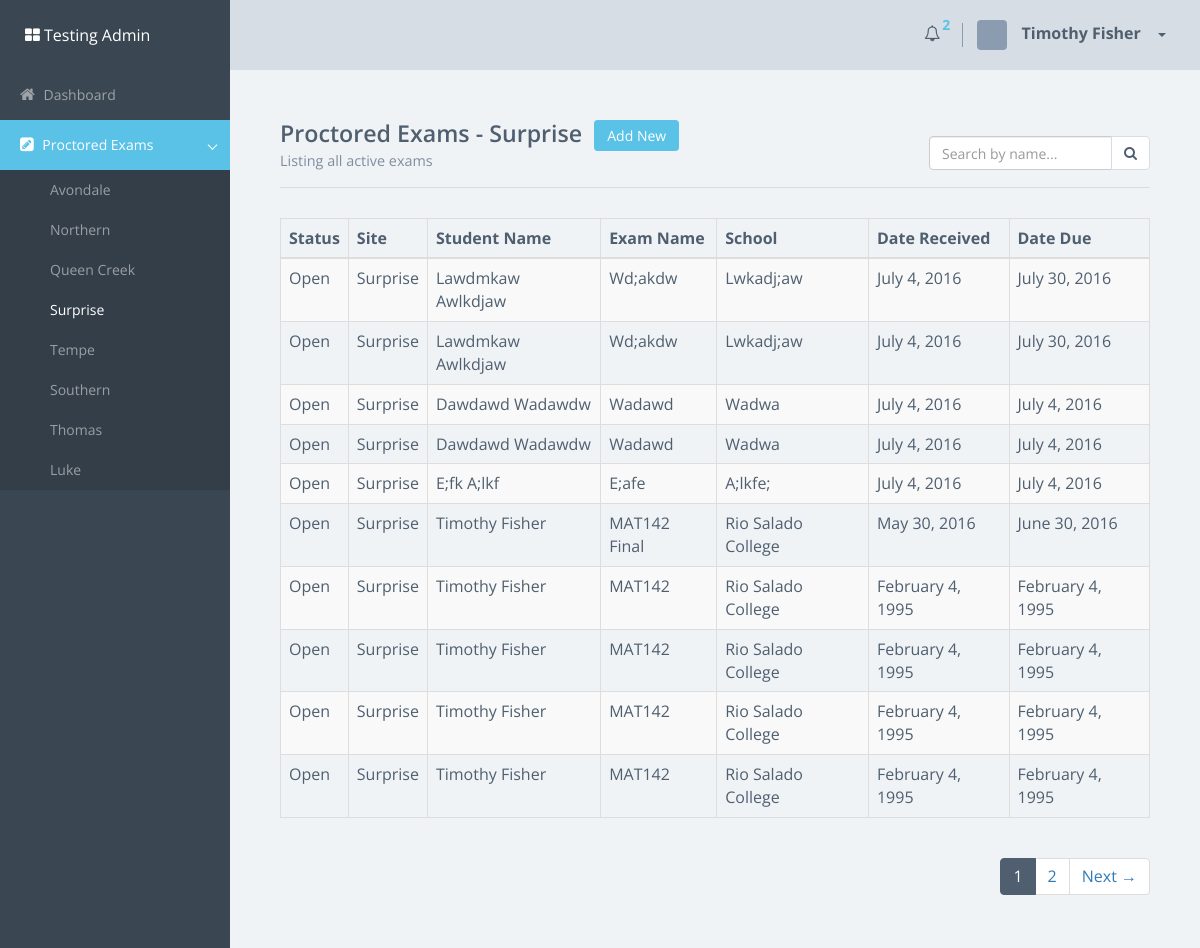
Page /index.php/proctored_exams/surprise on the committed database.
### tables this page shows
CREATE TABLE `exams` (
  `examID` int(11) NOT NULL AUTO_INCREMENT,
  `status` varchar(6) NOT NULL,
  `site` varchar(12) NOT NULL,
  `first_name` varchar(20) NOT NULL,
  `last_name` varchar(20) NOT NULL,
  `exam_name` varchar(40) NOT NULL,
  `institution` varchar(30) NOT NULL,
  `institution_email` varchar(40) DEFAULT NULL,
  `date_received` date NOT NULL,
  `date_due` date DEFAULT NULL,
  `fee` enum('yes','no') NOT NULL,
  `fee_specify` text,
  `timed` enum('yes','no') NOT NULL,
  `timed_specify` text,
  `books` enum('yes','no') NOT NULL,
  `books_specify` text,
  `notes` enum('yes','no') NOT NULL,
  `notes_specify` text,
  `calculator` enum('yes','no') NOT NULL,
  `calculator_specify` text,
  `dictionary` enum('yes','no') NOT NULL,
  `dictionary_specify` text,
  `return` varchar(100) DEFAULT NULL,
  `special` text,
  PRIMARY KEY (`examID`),
  FULLTEXT KEY `first_name` (`first_name`),
  FULLTEXT KEY `first_name_2` (`first_name`),
  FULLTEXT KEY `last_name` (`last_name`),
  FULLTEXT KEY `first_name_3` (`first_name`,`last_name`),
  FULLTEXT KEY `institution` (`institution`),
  FULLTEXT KEY `exam_name` (`exam_name`)
);

### index.php (called while the page is built, shortened)
<?php
require_once BASEPATH.'core/CodeIgniter.php';

### application/models/proctored_exam.php (called while the page is built, shortened)
<?php
	class Proctored_Exam extends CI_Model {
		public function get_exams($select = NULL, $params = NULL, $limit, $offset, $order = NULL) {
			if ($select) {
				$select_list = implode(', ', $select);
				$query = $this->db->select($select_list)
					->from('exams')
					->where($params)
					->order_by($order['field'], $order['direction']);
			} else {
				$query = $this->db->get_where('exams', $params)->order_by($order['field'], $order['direction']);
			}
			$tempdb = clone $this->db;
			$results['count'] = $tempdb->count_all_results();
			$results['data'] = $query->limit($limit, $offset)->get()->result();
			foreach ($results['data'] as $result) {
				$result->date_received = DateTime::createFromFormat('Y-m-d', $result->date_received)->format('F j, Y');
				$result->date_due = DateTime::createFromFormat('Y-m-d', $result->date_due)->format('F j, Y');
			}
			return $results;
		}
	}
?>

### application/views/proctored_exams/view.php (the view, shortened to what this page needs)
<div id="content">
	<div class="title-block">
		<h1 class="title">Proctored Exams - <?php echo ucwords($sub_page); ?>&nbsp;&nbsp;<a href="#" class="btn btn-primary btn-sm">Add New</a></h1>
		<p class="title-description">Listing all active exams</p>
		<div class="name-filter">
			<form class="form-inline" method="POST">
				<div class="input-group">
					<input type="text" name="name" class="form-control" placeholder="Search by name...">
					<span class="input-group-btn">
						<button class="btn btn-secondary">
							<i class="fa fa-search"></i>
						</button>
					</span>
				</div>
			</form>
		</div>
	</div>
	<section class="section">
		<div class="row">
			<div class="col-md-12">
				<div class="card">
					<div class="card-block">
						<section class="data">
							<div class="table-responsive">
								<table class="table table-striped table-bordered table-hover">
									<thead>
										<tr>
											<th>Status</th>
											<th>Site</th>
											<th>Student Name</th>
											<th>Exam Name</th>
											<th>School</th>
											<th>Date Received</th>
											<th>Date Due</th>
										</tr>
									</thead>
									<tbody>
									<?php foreach ($exams as $exam) { ?>
										<tr>
											<td><?php echo ucwords($exam->status); ?></td>
											<td><?php echo ucwords($exam->site); ?></td>
											<td><?php echo ucwords($exam->first_name) . ' ' . ucwords($exam->last_name); ?></td>
											<td><?php echo ucwords($exam->exam_name); ?></td>
											<td><?php echo ucwords($exam->institution); ?></td>
											<td><?php echo ucwords($exam->date_received); ?></td>
											<td><?php echo ucwords($exam->date_due); ?></td>
										</tr>
									<?php }  ?>
									</tbody>
								</table>
							</div>
							<?php echo $pagination; ?>
						</section>
					</div>
				</div>
			</div>
		</div>
	</section>
</div>

### application/controllers/proctored_exams.php (shortened to what this page needs)
<?php
	class Proctored_Exams extends CI_Controller {
		public function __construct() {
			$this->load->model('proctored_exam');
		}
		public function view($site) {
			$this->load->library('pagination');
			if ($this->input->get('page')) {
				$page = $this->input->get('page');
			} else {
				$page = 1;
			}
			$limit = 10;
			$offset = ($page-1)*$limit;
			$sidebar = array();
			$sidebar['current_page'] = 'proctored_exams';
			$sidebar['sub_page'] = $site;
			$data = array();
			$data['sub_page'] = $site;
			$select = array('status', 'site', 'first_name', 'last_name', 'exam_name', 'institution', 'date_received', 'date_due');
			$query_params = array(
				'site' => $site,
				'status' => 'open'
			);
			$order = array(
				'field' => 'date_received',
				'direction' => 'DESC'
			);
			$exams_data = $this->proctored_exam->get_exams($select, $query_params, $limit, $offset, $order);
			$data['exams'] = $exams_data['data'];
			$config['base_url'] = site_url('proctored_exams/'.$site);
			$config['total_rows'] = $exams_data['count'];
			$config['per_page'] = 10;
			$config['page_query_string'] = TRUE;
			$config['use_page_numbers'] = TRUE;
			$config['query_string_segment'] = 'page';
			$config['full_tag_open'] = '<div class="pull-right"><ul class="pagination">';
			$config['full_tag_close'] = '</ul></div>';
			$config['first_link'] = '&laquo; First';
			$config['first_tag_open'] = '<li class="prev page">';
			$config['first_tag_close'] = '</li>';
			$config['last_link'] = 'Last &raquo;';
			$config['last_tag_open'] = '<li class="next page">';
			$config['last_tag_close'] = '</li>';
			$config['next_link'] = 'Next &rarr;';
			$config['next_tag_open'] = '<li class="next page">';
			$config['next_tag_close'] = '</li>';
			$config['prev_link'] = '&larr; Previous';
			$config['prev_tag_open'] = '<li class="prev page">';
			$config['prev_tag_close'] = '</li>';
			$config['cur_tag_open'] = '<li class="active"><a href="">';
			$config['cur_tag_close'] = '</a></li>';
			$config['num_tag_open'] = '<li class="page">';
			$config['num_tag_close'] = '</li>';
			$config['anchor_class'] = 'follow_link';
			$this->pagination->initialize($config);
			$data['pagination'] = $this->pagination->create_links();
			$this->load->view('templates/header');
			$this->load->view('templates/sidebar', $sidebar);
			$this->load->view('templates/topbar');
			$this->load->view('proctored_exams/view', $data);
			$this->load->view('templates/footer');
		}
	}
?>

### application/views/templates/header.php (shortened to what this page needs)
<!DOCTYPE html>
<html lang="en">
<head>
  <link href="<?php echo base_url('assets/css/bootstrap.min.css'); ?>" rel="stylesheet">
  <link href="<?php echo base_url('assets/fonts/font-awesome/css/font-awesome.min.css'); ?>" rel="stylesheet">
  <link href="<?php echo base_url('assets/css/metisMenu.min.css'); ?>" rel="stylesheet">
  <link href="<?php echo base_url('assets/css/main.css'); ?>" rel="stylesheet">
</head>
<body>
<div id="main-wrapper">
<div class="app" id="app">

### application/views/templates/sidebar.php
<div class="sidebar">
	<div class="sidebar-container">
		<div class="sidebar-header">
			<div class="sidebar-brand">
				<i class="fa fa-th-large"></i>
				Testing Admin
			</div>
		</div>
		<nav id="sidebar-menu">
			<ul class="nav sidebar-menu metismenu">
				<li <?php echo ($current_page == 'dashboard') ? 'class="active"' : '';  ?>><a href="<?php echo site_url(); ?>"><i class="fa fa-home"></i> Dashboard</a></li>
				<li <?php echo ($current_page == 'proctored_exams') ? 'class="active dropdown-open"' : ''; ?>>
					<a href="#" class="has-arrow"><i class="fa fa-pencil-square"></i> Proctored Exams </a>
					<ul class="collapse <?php echo ($current_page == 'proctored_exams') ? 'in' : ''; ?>">
						<li <?php echo ($sub_page == 'avondale') ? 'class="active"' : ''; ?>><a href="<?php echo site_url('proctored_exams/avondale'); ?>">Avondale</a></li>
						<li <?php echo ($sub_page == 'northern') ? 'class="active"' : ''; ?>><a href="<?php echo site_url('proctored_exams/northern'); ?>">Northern</a></li>
						<li <?php echo ($sub_page == 'queen_creek') ? 'class="active"' : ''; ?>><a href="<?php echo site_url('proctored_exams/queen_creek'); ?>">Queen Creek</a></li>
						<li <?php echo ($sub_page == 'surprise') ? 'class="active"' : ''; ?>><a href="<?php echo site_url('proctored_exams/surprise'); ?>">Surprise</a></li>
						<li <?php echo ($sub_page == 'tempe') ? 'class="active"' : ''; ?>><a href="<?php echo site_url('proctored_exams/tempe'); ?>">Tempe</a></li>
						<li <?php echo ($sub_page == 'southern') ? 'class="active"' : ''; ?>><a href="<?php echo site_url('proctored_exams/southern'); ?>">Southern</a></li>
						<li <?php echo ($sub_page == 'thomas') ? 'class="active"' : ''; ?>><a href="<?php echo site_url('proctored_exams/thomas'); ?>">Thomas</a></li>
						<li <?php echo ($sub_page == 'luke') ? 'class="active"' : ''; ?>><a href="<?php echo site_url('proctored_exams/luke'); ?>">Luke</a></li>
					</ul>
				</li>
			</ul>
		</nav>
	</div>
</div>

### application/views/templates/topbar.php
<header class="topbar">
	<div class="topbar-block topbar-block-nav">
		<ul class="nav-profile">
			<li class="notifications">
				<a href="#" data-toggle="dropdown">
					<i class="fa fa-bell-o"></i>
					<sup>
						<span class="counter">2</span>
					</sup>
				</a>
			</li>
			<li class="profile dropdown">
				<a class="nav-link dropdown-toggle" data-toggle="dropdown" href="#">
					<div class="img">
					</div>
					<span class="name">Timothy Fisher</span>
				</a>
			</li>
		</ul>
	</div>
</header>

### application/views/templates/footer.php (shortened to what this page needs)
</div>
</div>
</body>
</html>

### rows in the picture
exams: status "Open", site "Surprise", first_name "Lawdmkaw", last_name "Awlkdjaw", exam_name "Wd;akdw", institution "Lwkadj;aw", date_received "July 4, 2016", date_due "July 30, 2016"
exams: status "Open", site "Surprise", first_name "Lawdmkaw", last_name "Awlkdjaw", exam_name "Wd;akdw", institution "Lwkadj;aw", date_received "July 4, 2016", date_due "July 30, 2016"
exams: status "Open", site "Surprise", first_name "Dawdawd", last_name "Wadawdw", exam_name "Wadawd", institution "Wadwa", date_received "July 4, 2016", date_due "July 4, 2016"
exams: status "Open", site "Surprise", first_name "Dawdawd", last_name "Wadawdw", exam_name "Wadawd", institution "Wadwa", date_received "July 4, 2016", date_due "July 4, 2016"
exams: status "Open", site "Surprise", first_name "E;fk", last_name "A;lkf", exam_name "E;afe", institution "A;lkfe;", date_received "July 4, 2016", date_due "July 4, 2016"
exams: status "Open", site "Surprise", first_name "Timothy", last_name "Fisher", exam_name "MAT142 Final", institution "Rio Salado College", date_received "May 30, 2016", date_due "June 30, 2016"
exams: status "Open", site "Surprise", first_name "Timothy", last_name "Fisher", exam_name "MAT142", institution "Rio Salado College", date_received "February 4, 1995", date_due "February 4, 1995"
exams: status "Open", site "Surprise", first_name "Timothy", last_name "Fisher", exam_name "MAT142", institution "Rio Salado College", date_received "February 4, 1995", date_due "February 4, 1995"
exams: status "Open", site "Surprise", first_name "Timothy", last_name "Fisher", exam_name "MAT142", institution "Rio Salado College", date_received "February 4, 1995", date_due "February 4, 1995"
exams: status "Open", site "Surprise", first_name "Timothy", last_name "Fisher", exam_name "MAT142", institution "Rio Salado College", date_received "February 4, 1995", date_due "February 4, 1995"

### other values in the picture
$sub_page "Surprise"
$pagination "1 2 Next →"
